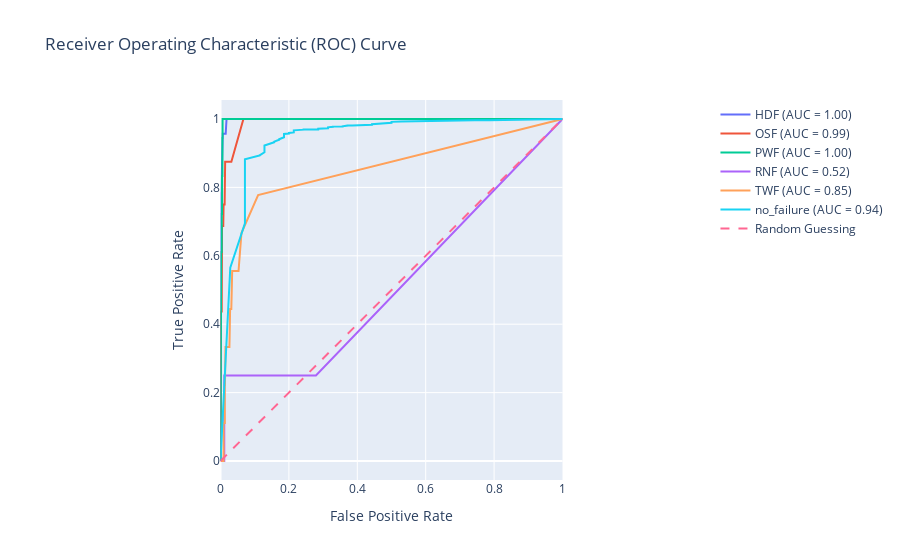

The notebook cell this image was saved under:
### Code cell
y_test_bin = label_binarize(y_test, classes=unique_classes_str)
n_classes = y_test_bin.shape[1]

y_prob = model.predict_proba(X_test)

fpr = {}
tpr = {}
roc_auc = {}

for i in range(n_classes):
    if np.any(y_test_bin[:, i]):
        fpr[i], tpr[i], _ = roc_curve(y_test_bin[:, i], y_prob[:, i])
        roc_auc[i] = auc(fpr[i], tpr[i])


fig = go.Figure()

for i in range(n_classes):
    if i in roc_auc:
        fig.add_trace(go.Scatter(
            x=fpr[i], 
            y=tpr[i], 
            mode='lines', 
            name=f'{unique_classes_str[i]} (AUC = {roc_auc[i]:.2f})'
        ))

fig.add_trace(go.Scatter(
    x=[0, 1], 
    y=[0, 1], 
    mode='lines', 
    line=dict(dash='dash'), 
    name='Random Guessing'
))

fig.update_layout(
    title="Receiver Operating Characteristic (ROC) Curve",
    xaxis_title="False Positive Rate",
    yaxis_title="True Positive Rate",
    xaxis=dict(scaleanchor="y", constrain="domain"),
    yaxis=dict(scaleanchor="x", constrain="domain"),
)

fig.show()
